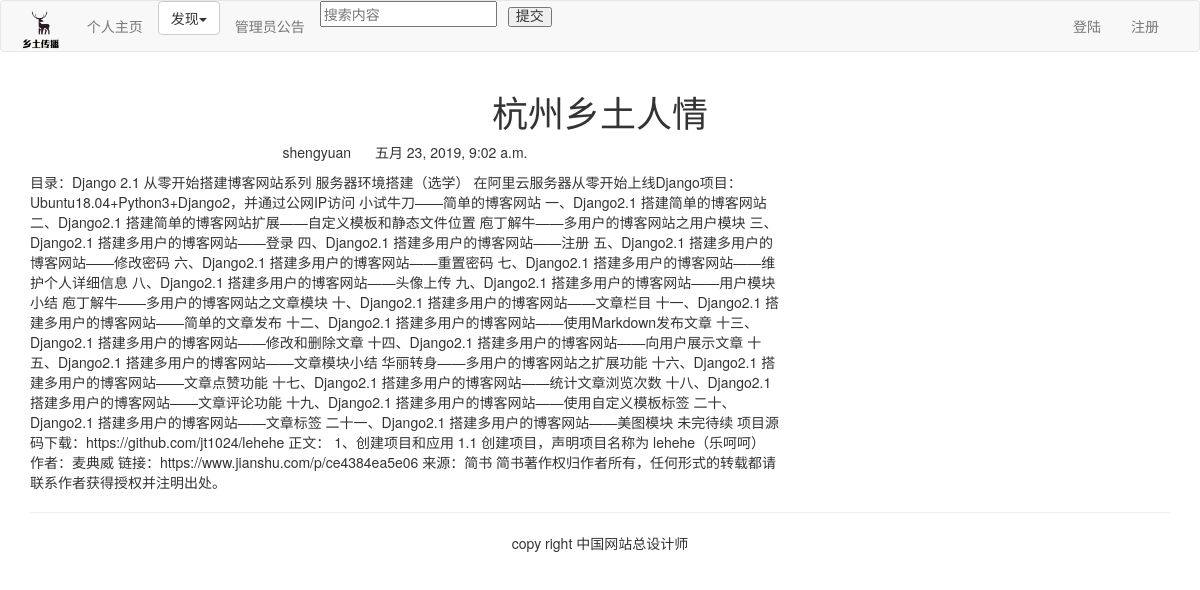
The app's page /blog/2/ with its own data.
### blog/models.py (models this page shows, shortened)
class BlogArticles(models.Model):
    title = models.CharField(max_length=300)
    author = models.ForeignKey(User, related_name="blog_posts", on_delete=models.CASCADE)
    body = models.TextField()
    publish = models.DateTimeField(default=timezone.now)
    class Meta:
        ordering = ("-publish",)  # publish的倒序排序。此处是元祖，不要忘写后面的逗号

### blog/views.py (the view)
# urls.py: path(r'<int:article_id>/', views.blog_detail, name='blog_detail'),
def blog_detail(request, article_id):
    article = get_object_or_404(BlogArticles, id=article_id)
    pub = article.publish
    return render(request, "blog/blog_detail.html", {"article": article, "publish": pub})

### templates/blog/blog_detail.html (shortened to what this page needs)
{% extends "base.html" %}
{% block content %}
<div class="row text-center vertical-middlw-sm">
    <h1>{{article.title}}</h1>
</div>
<div class="row">
    <div class="col-xs-12 col-md-8">
        <p class="text-center">
            <span>{{article.author.username}}</span>
            <span style="margin-left:20px">{{publish}}</span>
        </p>
        <div>
            {{article.body}}
        </div>
    </div>
</div>
{% endblock %}

### records on screen
BlogArticles: title "杭州乡土人情", author.username "shengyuan", publish "五月 23, 2019, 9:02 a.m.", body "目录：Django 2.1 从零开始搭建博客网站系列 服务器环境搭建（选学） 在阿里云服务器从零开始上线Django项目：Ubuntu18.04+Python3+Django2，并通过公网IP访问 小试牛刀——简单的博客网站 一、Django2.1 搭建简单的博客网站 二、Django2.1 搭建简单的博客网站扩展——自定义模板和静态文件位置 庖丁解牛——多用户的博客网站之用户模块 三、Django2.1 搭建多用户的博客网站——登录 四、Django2.1 搭建多用户的博客网站——注册 五、Django2.1 搭建多用户的博客网站——修改密码 六、Django2.1 搭建多用户的博客网站——重置密码 七、Django2.1 搭建多用户的博客网站——维护个人详细信息 八、Django2.1 搭建多用户的博客网站——头像上传 九、Django2.1 搭建多用户的博客网站——用户模块小结 庖丁解牛——多用户的博客网站之文章模块 十、Django2.1 搭建多用户的博客网站——文章栏目 十一、Django2.1 搭建多用户的博客网站——简单的文章发布 十二、Django2.1 搭建多用户的博客网站——使用Markdown发布文章 十三、Django2.1 搭建多用户的博客网站——修改和删除文章 十四、Django2.1 搭建多用户的博客网站——向用户展示文章 十五、Django2.1 搭建多用户的博客网站——文章模块小结 华丽转身——多用户的博客网站之扩展功能 十六、Django2.1 搭建多用户的博客网站——文章点赞功能 十七、Django2.1…"
